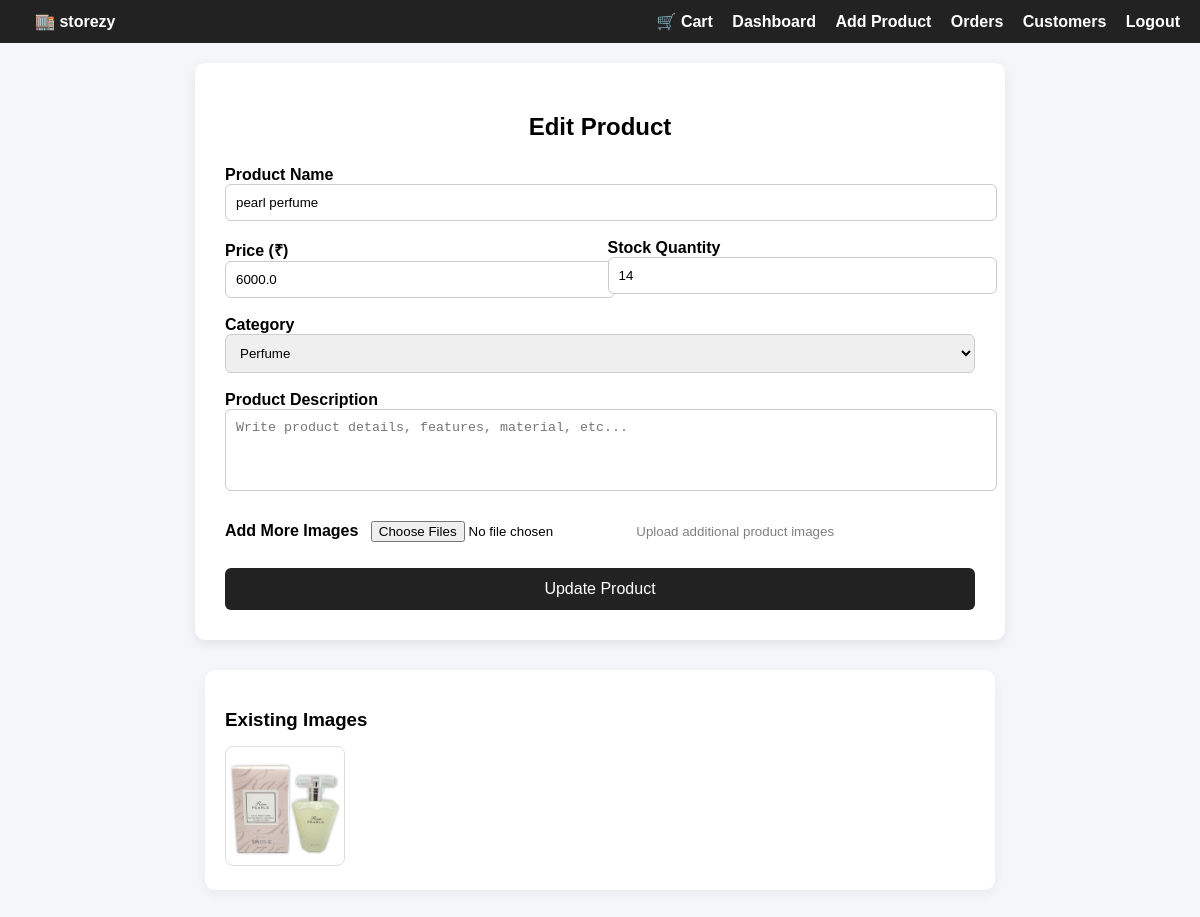
/edit-product/1 (signed in), run on an earlier commit of the app's database.
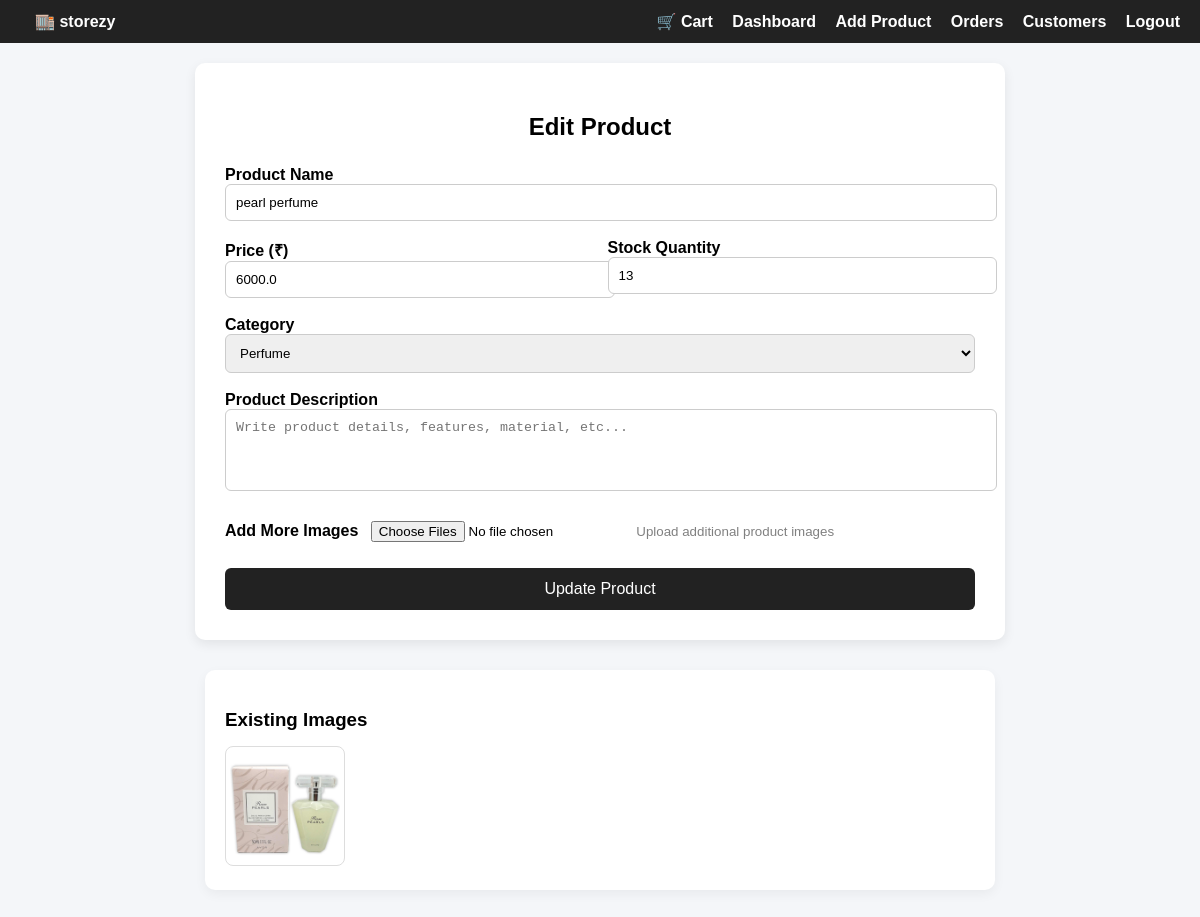
And on a later commit of the database.
### models.py (models this page shows)
class Product(db.Model):
    __tablename__ = "products"
    id = db.Column(db.Integer, primary_key=True)
    name = db.Column(db.String(150))
    price = db.Column(db.Float)
    stock = db.Column(db.Integer)
    category = db.Column(db.String(100))
    seller_id = db.Column(db.Integer, db.ForeignKey("users.id"))
    description = db.Column(db.Text, nullable=True)
    images = db.relationship('ProductImage', backref='product', lazy=True)

### products/routes.py (the view, shortened to what this page needs)
@products_bp.route("/edit-product/<int:product_id>", methods=["GET", "POST"])
@login_required
def edit_product(product_id):
    product = Product.query.get_or_404(product_id)
    if product.seller_id != current_user.id:
        return "Unauthorized"
    return render_template("edit_product.html", product=product)

### app.py (called while the page is built)
@login_manager.user_loader
def load_user(user_id):
    return User.query.get(int(user_id))

### templates/edit_product.html (shortened to what this page needs)
{% extends "base.html" %}
{% block content %}
<div style="max-width:750px; margin:auto; background:#ffffff; padding:30px;
            border-radius:10px; box-shadow:0 4px 12px rgba(0,0,0,0.08);">
    <h2 style="text-align:center; margin-bottom:25px;">Edit Product</h2>
    <form method="POST" enctype="multipart/form-data"
          style="display:flex; flex-direction:column; gap:18px;">
        <div>
            <label><strong>Product Name</strong></label>
            <input type="text" name="name" value="{{ product.name }}" required
                   style="width:100%; padding:10px; border-radius:6px; border:1px solid #ccc;">
        </div>
        <div style="display:flex; gap:15px;">
            <div style="flex:1;">
                <label><strong>Price (₹)</strong></label>
                <input type="number" step="0.01" name="price" value="{{ product.price }}" required
                       style="width:100%; padding:10px; border-radius:6px; border:1px solid #ccc;">
            </div>
            <div style="flex:1;">
                <label><strong>Stock Quantity</strong></label>
                <input type="number" name="stock" value="{{ product.stock }}" required
                       style="width:100%; padding:10px; border-radius:6px; border:1px solid #ccc;">
            </div>
        </div>
        <div>
            <label><strong>Category</strong></label>
            <select name="category" required
                    style="width:100%; padding:10px; border-radius:6px; border:1px solid #ccc;">
                <option value="perfume" {% if product.category=='perfume' %}selected{% endif %}>Perfume</option>
            </select>
        </div>
        <div>
            <label><strong>Product Description</strong></label>
            <textarea name="description" rows="4" required
                      style="width:100%; padding:10px; border-radius:6px; border:1px solid #ccc; resize:none;"
                      placeholder="Write product details, features, material, etc..."></textarea>
        </div>
        <div>
            <label><strong>Add More Images</strong></label>
            <input type="file" name="images" multiple style="padding:8px;">
            <small style="color:gray;">Upload additional product images</small>
        </div>
        <button type="submit"
                style="background:#222; color:white; padding:12px;
                       border:none; border-radius:6px; font-size:16px;
                       cursor:pointer; transition:0.3s;">
            Update Product
        </button>
    </form>
</div>
<div style="max-width:750px; margin:30px auto; background:#fff; padding:20px;
            border-radius:10px; box-shadow:0 4px 12px rgba(0,0,0,0.05);">
    <h3 style="margin-bottom:15px;">Existing Images</h3>
    <div style="display:flex; gap:15px; flex-wrap:wrap;">
        {% for img in product.images %}
            <div style="text-align:center;">
                <img src="{{ url_for('static', filename='uploads/' ~ img.filename) }}"
                     width="110"
                     style="border-radius:8px; border:1px solid #ddd; padding:4px;">
            </div>
        {% endfor %}
    </div>
</div>
{% endblock %}

What changed in the data, as far as the page shows it:
changed Product "pearl perfume": stock "14" → "13"
